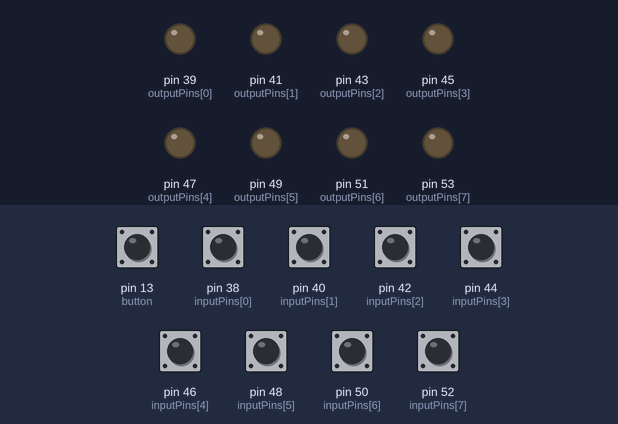
A sketch run on a simulated Arduino Mega 2560, built with avr-gcc and run on an emulated ATmega2560. Shown: output pins drawn as LEDs (lit = HIGH). The inputs (shaded band) are chosen by the test bench; at power-on: pin 13 (button), pin 38 (inputPins[0]), pin 40 (inputPins[1]), pin 42 (inputPins[2]), pin 44 (inputPins[3]), pin 46 (inputPins[4]), pin 48 (inputPins[5]), pin 50 (inputPins[6]), pin 52 (inputPins[7]) HIGH. MIDI output is not drawn.

Above: at 0.5 s.
Timing chart, 0 to 2.0 s (numbered marks = the images above):
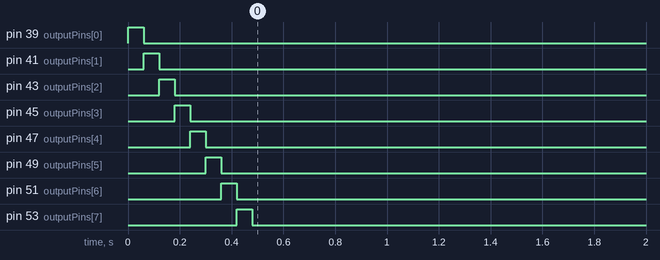

The sketch:

m32_mute_v0.ino
```cpp
#include <MIDI.h>
#define MUTE_CHANNEL 2
#define MUTE_ON 127
#define MUTE_OFF 0
#define MIN_MUTE_VAL 64

MIDI_CREATE_DEFAULT_INSTANCE();

int inputPins[8] = {38, 40, 42, 44, 46, 48, 50, 52};
int outputPins[8] = {39, 41, 43, 45, 47, 49, 51, 53};
int faderLookup[17] = {0, 1, 2, 3, 4, 5, 6, -1, -1, -1, -1, -1, -1, -1, -1, -1, 7}; // indexes to the corresponding local mute numbers
int outputFaderNumberLookup[8] = {0, 1, 2, 3, 4, 5, 6, 16};

byte localLedState[8] = {LOW, LOW, LOW, LOW, LOW, LOW, LOW, LOW};
byte currentSwitchState[8] = {HIGH, HIGH, HIGH, HIGH, HIGH, HIGH, HIGH, HIGH};
byte lastSwitchState[8] = {HIGH, HIGH, HIGH, HIGH, HIGH, HIGH, HIGH, HIGH};

void setup() {
  MIDI.setHandleControlChange(handleCC);
  MIDI.begin(MUTE_CHANNEL);
  MIDI.turnThruOff();

  for (int i = 0; i < 8; i++) {
    pinMode(inputPins[i], INPUT_PULLUP);
    pinMode(outputPins[i], OUTPUT);
    digitalWrite(outputPins[i], localLedState[i]);
  }

  pinMode(13, INPUT_PULLUP);
  if (digitalRead(13) == LOW) { // if the button is on, send mutes after init

    // turn on and off LEDs one by one on startup
    digitalWrite(outputPins[0], HIGH);
    for (int i = 1; i < 8; i++) {
      delay(1200);
      digitalWrite(outputPins[i - 1], LOW);
      delay(50);
      digitalWrite(outputPins[i], HIGH);
    }
    delay(1200);
    digitalWrite(outputPins[7], LOW);
    delay(50);

    // set all LEDs to on
    for (int i = 0; i < 8; i++) {
      localLedState[i] = HIGH;
    }
    updateLEDs();

    // send mute to all channels that the box controls to sync
    sendInitialMutes();
  } else {
    digitalWrite(outputPins[0], HIGH);
    for (int i = 1; i < 8; i++) {
      delay(60);
      digitalWrite(outputPins[i], HIGH);
      digitalWrite(outputPins[i - 1], LOW);
    }
    delay(60);
    digitalWrite(outputPins[7], LOW);
  }
}

void loop() {
  MIDI.read();
  checkSwitches();
  updateLEDs();
  delay(5);
}

void updateLEDs() {
  for (int i = 0; i < 8; i++) {
    digitalWrite(outputPins[i], localLedState[i]);
  }
}

void checkSwitches() {
  for (int i = 0; i < 8; i++) {
    currentSwitchState[i] = digitalRead(inputPins[i]);
    if (currentSwitchState[i] != lastSwitchState[i]  && currentSwitchState[i] == LOW) {
      if (localLedState[i] == LOW) {
        MIDI.sendControlChange(outputFaderNumberLookup[i], MUTE_ON, MUTE_CHANNEL);
      } else {
        MIDI.sendControlChange(outputFaderNumberLookup[i], MUTE_OFF, MUTE_CHANNEL);
      }
    }
    lastSwitchState[i] = currentSwitchState[i];
  }
}

void handleCC(byte channel, byte faderNumber, byte muteState) {
  if (channel != MUTE_CHANNEL) {
    return;
  }
  if (faderNumber < 0 || faderNumber > 16 || faderLookup[faderNumber] < 0) {
    return;
  }
  if (muteState > 127 || muteState < 0) {
    return;
  }
  localLedState[faderLookup[faderNumber]] = muteState < MIN_MUTE_VAL ? LOW : HIGH;
}

void sendInitialMutes() {
  for (int i = 0; i < 8; i++) {
    MIDI.sendControlChange(outputFaderNumberLookup[i], MUTE_ON, MUTE_CHANNEL);
  }
}
```
